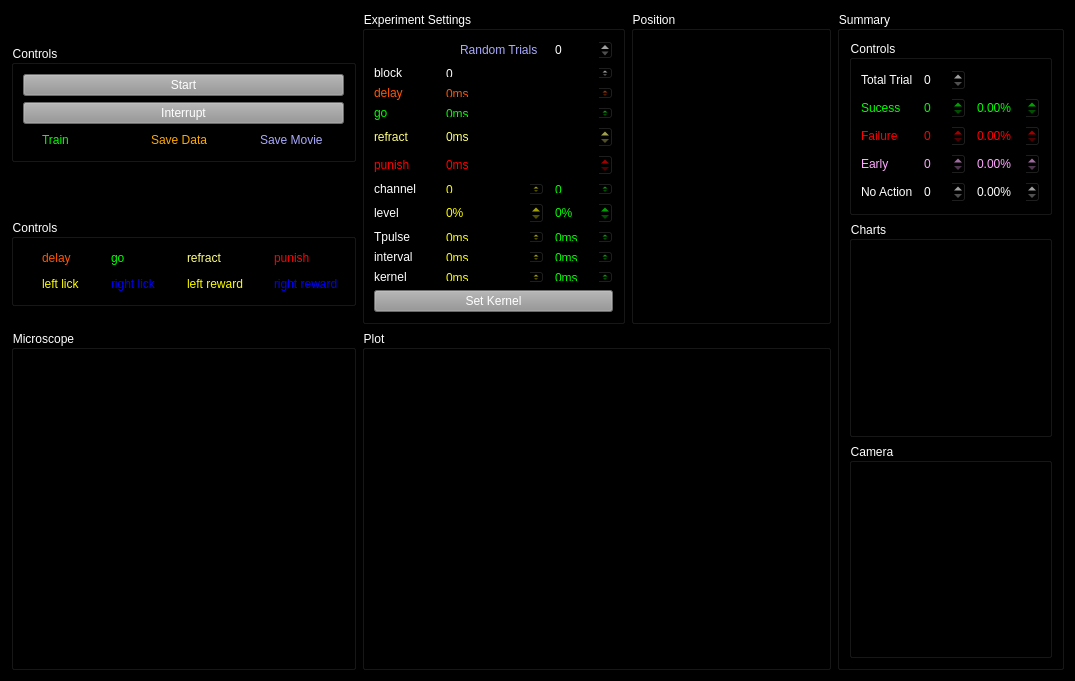
<?xml version="1.0" encoding="UTF-8"?>
<ui version="4.0">
 <class>Form</class>
 <widget class="QWidget" name="Form">
  <property name="geometry">
   <rect>
    <x>0</x>
    <y>0</y>
    <width>1075</width>
    <height>681</height>
   </rect>
  </property>
  <property name="windowTitle">
   <string>Form</string>
  </property>
  <property name="autoFillBackground">
   <bool>false</bool>
  </property>
  <property name="styleSheet">
   <string notr="true">background-color: rgb(0, 0, 0);</string>
  </property>
  <layout class="QGridLayout" name="gridLayout_2" rowstretch="0,0,0,0,0">
   <item row="0" column="0">
    <widget class="QGroupBox" name="controls_groupBox">
     <property name="sizePolicy">
      <sizepolicy hsizetype="Preferred" vsizetype="Maximum">
       <horstretch>0</horstretch>
       <verstretch>0</verstretch>
      </sizepolicy>
     </property>
     <property name="styleSheet">
      <string notr="true">color: rgb(255, 255, 255);</string>
     </property>
     <property name="title">
      <string>Controls</string>
     </property>
     <layout class="QGridLayout" name="gridLayout">
      <item row="4" column="1">
       <widget class="QCheckBox" name="save_h5_checkBox">
        <property name="styleSheet">
         <string notr="true">color:rgb(255, 170, 0)</string>
        </property>
        <property name="text">
         <string>Save Data</string>
        </property>
       </widget>
      </item>
      <item row="1" column="0" colspan="3">
       <widget class="QPushButton" name="start_pushButton">
        <property name="styleSheet">
         <string notr="true">color: rgb(255, 255, 255);
background-color: rgb(148, 148, 148);</string>
        </property>
        <property name="text">
         <string>Start</string>
        </property>
       </widget>
      </item>
      <item row="4" column="2">
       <widget class="QCheckBox" name="save_movie_checkBox">
        <property name="styleSheet">
         <string notr="true">color:rgb(170, 170, 255)</string>
        </property>
        <property name="text">
         <string>Save Movie</string>
        </property>
       </widget>
      </item>
      <item row="4" column="0">
       <widget class="QCheckBox" name="train_checkBox">
        <property name="styleSheet">
         <string notr="true">color: rgb(0, 255, 0);</string>
        </property>
        <property name="text">
         <string>Train</string>
        </property>
       </widget>
      </item>
      <item row="2" column="0" colspan="3">
       <widget class="QPushButton" name="interrupt_pushButton">
        <property name="styleSheet">
         <string notr="true">color: rgb(255, 255, 255);
background-color: rgb(148, 148, 148);</string>
        </property>
        <property name="text">
         <string>Interrupt</string>
        </property>
       </widget>
      </item>
     </layout>
    </widget>
   </item>
   <item row="1" column="0">
    <widget class="QGroupBox" name="controls_groupBox_2">
     <property name="sizePolicy">
      <sizepolicy hsizetype="Preferred" vsizetype="Maximum">
       <horstretch>0</horstretch>
       <verstretch>0</verstretch>
      </sizepolicy>
     </property>
     <property name="styleSheet">
      <string notr="true">color: rgb(255, 255, 255);</string>
     </property>
     <property name="title">
      <string>Controls</string>
     </property>
     <layout class="QGridLayout" name="gridLayout_5">
      <item row="4" column="0">
       <widget class="QCheckBox" name="left_lick_ind_checkBox">
        <property name="styleSheet">
         <string notr="true">color:rgb(255, 255, 0)</string>
        </property>
        <property name="text">
         <string>left lick</string>
        </property>
       </widget>
      </item>
      <item row="1" column="0">
       <widget class="QCheckBox" name="delay_ind_checkBox">
        <property name="styleSheet">
         <string notr="true">color: rgb(255, 85, 0);</string>
        </property>
        <property name="text">
         <string>delay</string>
        </property>
       </widget>
      </item>
      <item row="1" column="1">
       <widget class="QCheckBox" name="go_ind_checkBox">
        <property name="styleSheet">
         <string notr="true">color: rgb(0, 255, 0);</string>
        </property>
        <property name="text">
         <string>go</string>
        </property>
       </widget>
      </item>
      <item row="1" column="2">
       <widget class="QCheckBox" name="refract_ind_checkBox">
        <property name="styleSheet">
         <string notr="true">color: rgb(255, 255, 127);</string>
        </property>
        <property name="text">
         <string>refract</string>
        </property>
       </widget>
      </item>
      <item row="4" column="1">
       <widget class="QCheckBox" name="right_lick_ind_checkBox">
        <property name="styleSheet">
         <string notr="true">color: rgb(0, 0, 255);</string>
        </property>
        <property name="text">
         <string>right lick</string>
        </property>
       </widget>
      </item>
      <item row="1" column="3">
       <widget class="QCheckBox" name="punish_ind_checkBox">
        <property name="styleSheet">
         <string notr="true">color: rgb(255, 0, 0);</string>
        </property>
        <property name="text">
         <string>punish</string>
        </property>
       </widget>
      </item>
      <item row="4" column="3">
       <widget class="QCheckBox" name="right_reward_ind_checkBox">
        <property name="styleSheet">
         <string notr="true">color: rgb(0, 0, 255);</string>
        </property>
        <property name="text">
         <string>right reward</string>
        </property>
       </widget>
      </item>
      <item row="4" column="2">
       <widget class="QCheckBox" name="left_reward_ind_checkBox">
        <property name="styleSheet">
         <string notr="true">color:rgb(255, 255, 0)</string>
        </property>
        <property name="text">
         <string>left reward</string>
        </property>
       </widget>
      </item>
     </layout>
    </widget>
   </item>
   <item row="0" column="1" rowspan="2" colspan="2">
    <widget class="QGroupBox" name="control_1groupBox">
     <property name="sizePolicy">
      <sizepolicy hsizetype="Preferred" vsizetype="Preferred">
       <horstretch>0</horstretch>
       <verstretch>0</verstretch>
      </sizepolicy>
     </property>
     <property name="styleSheet">
      <string notr="true">color: rgb(255, 255, 255);</string>
     </property>
     <property name="title">
      <string>Experiment Settings</string>
     </property>
     <property name="checkable">
      <bool>false</bool>
     </property>
     <layout class="QGridLayout" name="gridLayout_3">
      <item row="1" column="1" colspan="2">
       <widget class="QDoubleSpinBox" name="block_doubleSpinBox">
        <property name="enabled">
         <bool>true</bool>
        </property>
        <property name="minimumSize">
         <size>
          <width>0</width>
          <height>12</height>
         </size>
        </property>
        <property name="suffix">
         <string/>
        </property>
        <property name="decimals">
         <number>0</number>
        </property>
       </widget>
      </item>
      <item row="10" column="0">
       <widget class="QLabel" name="label_8">
        <property name="text">
         <string>interval</string>
        </property>
       </widget>
      </item>
      <item row="1" column="0">
       <widget class="QLabel" name="label_9">
        <property name="text">
         <string>block</string>
        </property>
       </widget>
      </item>
      <item row="8" column="1">
       <widget class="QDoubleSpinBox" name="level1_doubleSpinBox">
        <property name="enabled">
         <bool>true</bool>
        </property>
        <property name="styleSheet">
         <string notr="true">color:rgb(255, 255, 0)</string>
        </property>
        <property name="suffix">
         <string>%</string>
        </property>
        <property name="decimals">
         <number>0</number>
        </property>
       </widget>
      </item>
      <item row="2" column="0">
       <widget class="QLabel" name="label">
        <property name="styleSheet">
         <string>color: rgb(255, 85, 0);</string>
        </property>
        <property name="text">
         <string>delay</string>
        </property>
       </widget>
      </item>
      <item row="8" column="2">
       <widget class="QDoubleSpinBox" name="level2_doubleSpinBox">
        <property name="enabled">
         <bool>true</bool>
        </property>
        <property name="styleSheet">
         <string notr="true">color: rgb(0, 255, 0);</string>
        </property>
        <property name="suffix">
         <string>%</string>
        </property>
        <property name="decimals">
         <number>0</number>
        </property>
       </widget>
      </item>
      <item row="5" column="0">
       <widget class="QLabel" name="label_3">
        <property name="styleSheet">
         <string>color: rgb(255, 255, 127);</string>
        </property>
        <property name="text">
         <string>refract</string>
        </property>
       </widget>
      </item>
      <item row="9" column="1">
       <widget class="QDoubleSpinBox" name="Tpulse1_doubleSpinBox">
        <property name="enabled">
         <bool>true</bool>
        </property>
        <property name="minimumSize">
         <size>
          <width>0</width>
          <height>12</height>
         </size>
        </property>
        <property name="styleSheet">
         <string notr="true">color:rgb(255, 255, 0)</string>
        </property>
        <property name="suffix">
         <string>ms</string>
        </property>
        <property name="decimals">
         <number>0</number>
        </property>
       </widget>
      </item>
      <item row="4" column="0">
       <widget class="QLabel" name="label_2">
        <property name="styleSheet">
         <string>color: rgb(0, 255, 0);</string>
        </property>
        <property name="text">
         <string>go</string>
        </property>
       </widget>
      </item>
      <item row="6" column="1" colspan="2">
       <widget class="QDoubleSpinBox" name="punish_doubleSpinBox">
        <property name="enabled">
         <bool>true</bool>
        </property>
        <property name="styleSheet">
         <string notr="true">color: rgb(255, 0, 0);</string>
        </property>
        <property name="suffix">
         <string>ms</string>
        </property>
        <property name="decimals">
         <number>0</number>
        </property>
       </widget>
      </item>
      <item row="9" column="2">
       <widget class="QDoubleSpinBox" name="Tpulse2_doubleSpinBox">
        <property name="enabled">
         <bool>true</bool>
        </property>
        <property name="minimumSize">
         <size>
          <width>0</width>
          <height>12</height>
         </size>
        </property>
        <property name="styleSheet">
         <string notr="true">color: rgb(0, 255, 0);</string>
        </property>
        <property name="suffix">
         <string>ms</string>
        </property>
        <property name="decimals">
         <number>0</number>
        </property>
       </widget>
      </item>
      <item row="4" column="1" colspan="2">
       <widget class="QDoubleSpinBox" name="go_doubleSpinBox">
        <property name="enabled">
         <bool>true</bool>
        </property>
        <property name="minimumSize">
         <size>
          <width>0</width>
          <height>12</height>
         </size>
        </property>
        <property name="styleSheet">
         <string notr="true">color: rgb(0, 255, 0);</string>
        </property>
        <property name="suffix">
         <string>ms</string>
        </property>
        <property name="decimals">
         <number>0</number>
        </property>
       </widget>
      </item>
      <item row="5" column="1" colspan="2">
       <widget class="QDoubleSpinBox" name="refract_doubleSpinBox">
        <property name="enabled">
         <bool>true</bool>
        </property>
        <property name="styleSheet">
         <string notr="true">color: rgb(255, 255, 127);</string>
        </property>
        <property name="suffix">
         <string>ms</string>
        </property>
        <property name="decimals">
         <number>0</number>
        </property>
       </widget>
      </item>
      <item row="7" column="2">
       <widget class="QDoubleSpinBox" name="channel2_doubleSpinBox">
        <property name="enabled">
         <bool>true</bool>
        </property>
        <property name="minimumSize">
         <size>
          <width>0</width>
          <height>12</height>
         </size>
        </property>
        <property name="styleSheet">
         <string notr="true">color: rgb(0, 255, 0);</string>
        </property>
        <property name="suffix">
         <string/>
        </property>
        <property name="decimals">
         <number>0</number>
        </property>
       </widget>
      </item>
      <item row="10" column="2">
       <widget class="QDoubleSpinBox" name="interval2_doubleSpinBox">
        <property name="enabled">
         <bool>true</bool>
        </property>
        <property name="minimumSize">
         <size>
          <width>0</width>
          <height>12</height>
         </size>
        </property>
        <property name="styleSheet">
         <string notr="true">color: rgb(0, 255, 0);</string>
        </property>
        <property name="suffix">
         <string>ms</string>
        </property>
        <property name="decimals">
         <number>0</number>
        </property>
       </widget>
      </item>
      <item row="2" column="1" colspan="2">
       <widget class="QDoubleSpinBox" name="delay_doubleSpinBox">
        <property name="enabled">
         <bool>true</bool>
        </property>
        <property name="minimumSize">
         <size>
          <width>0</width>
          <height>12</height>
         </size>
        </property>
        <property name="styleSheet">
         <string notr="true">color: rgb(255, 85, 0);</string>
        </property>
        <property name="suffix">
         <string>ms</string>
        </property>
        <property name="decimals">
         <number>0</number>
        </property>
       </widget>
      </item>
      <item row="10" column="1">
       <widget class="QDoubleSpinBox" name="interval1_doubleSpinBox">
        <property name="enabled">
         <bool>true</bool>
        </property>
        <property name="minimumSize">
         <size>
          <width>0</width>
          <height>12</height>
         </size>
        </property>
        <property name="styleSheet">
         <string notr="true">color:rgb(255, 255, 0)</string>
        </property>
        <property name="suffix">
         <string>ms</string>
        </property>
        <property name="decimals">
         <number>0</number>
        </property>
       </widget>
      </item>
      <item row="7" column="1">
       <widget class="QDoubleSpinBox" name="channel1_doubleSpinBox">
        <property name="enabled">
         <bool>true</bool>
        </property>
        <property name="minimumSize">
         <size>
          <width>0</width>
          <height>12</height>
         </size>
        </property>
        <property name="styleSheet">
         <string notr="true">color:rgb(255, 255, 0)</string>
        </property>
        <property name="suffix">
         <string/>
        </property>
        <property name="decimals">
         <number>0</number>
        </property>
       </widget>
      </item>
      <item row="7" column="0">
       <widget class="QLabel" name="label_5">
        <property name="text">
         <string>channel</string>
        </property>
       </widget>
      </item>
      <item row="9" column="0">
       <widget class="QLabel" name="label_7">
        <property name="text">
         <string>Tpulse</string>
        </property>
       </widget>
      </item>
      <item row="8" column="0">
       <widget class="QLabel" name="label_6">
        <property name="text">
         <string>level</string>
        </property>
       </widget>
      </item>
      <item row="6" column="0">
       <widget class="QLabel" name="label_4">
        <property name="styleSheet">
         <string>color: rgb(255, 0, 0);</string>
        </property>
        <property name="text">
         <string>punish</string>
        </property>
       </widget>
      </item>
      <item row="0" column="1">
       <widget class="QCheckBox" name="random_checkBox">
        <property name="styleSheet">
         <string notr="true">color:rgb(170, 170, 255)</string>
        </property>
        <property name="text">
         <string>Random Trials</string>
        </property>
       </widget>
      </item>
      <item row="11" column="2">
       <widget class="QDoubleSpinBox" name="kernel2_doubleSpinBox">
        <property name="enabled">
         <bool>true</bool>
        </property>
        <property name="minimumSize">
         <size>
          <width>0</width>
          <height>12</height>
         </size>
        </property>
        <property name="styleSheet">
         <string notr="true">color: rgb(0, 255, 0);</string>
        </property>
        <property name="suffix">
         <string>ms</string>
        </property>
        <property name="decimals">
         <number>0</number>
        </property>
       </widget>
      </item>
      <item row="11" column="1">
       <widget class="QDoubleSpinBox" name="kernel1_doubleSpinBox">
        <property name="enabled">
         <bool>true</bool>
        </property>
        <property name="minimumSize">
         <size>
          <width>0</width>
          <height>12</height>
         </size>
        </property>
        <property name="styleSheet">
         <string notr="true">color:rgb(255, 255, 0)</string>
        </property>
        <property name="suffix">
         <string>ms</string>
        </property>
        <property name="decimals">
         <number>0</number>
        </property>
       </widget>
      </item>
      <item row="11" column="0">
       <widget class="QLabel" name="label_10">
        <property name="text">
         <string>kernel</string>
        </property>
       </widget>
      </item>
      <item row="12" column="0" colspan="3">
       <widget class="QPushButton" name="set_kernel_pushButton">
        <property name="styleSheet">
         <string notr="true">color: rgb(255, 255, 255);
background-color: rgb(148, 148, 148);</string>
        </property>
        <property name="text">
         <string>Set Kernel</string>
        </property>
       </widget>
      </item>
      <item row="0" column="2">
       <widget class="QDoubleSpinBox" name="forced_side_doubleSpinBox">
        <property name="enabled">
         <bool>true</bool>
        </property>
        <property name="minimumSize">
         <size>
          <width>0</width>
          <height>12</height>
         </size>
        </property>
        <property name="styleSheet">
         <string notr="true">color: rgb(255, 255, 255);</string>
        </property>
        <property name="suffix">
         <string/>
        </property>
        <property name="decimals">
         <number>0</number>
        </property>
       </widget>
      </item>
     </layout>
    </widget>
   </item>
   <item row="0" column="3" rowspan="2">
    <widget class="QGroupBox" name="position_plot_groupBox">
     <property name="sizePolicy">
      <sizepolicy hsizetype="Preferred" vsizetype="Preferred">
       <horstretch>0</horstretch>
       <verstretch>0</verstretch>
      </sizepolicy>
     </property>
     <property name="minimumSize">
      <size>
       <width>200</width>
       <height>0</height>
      </size>
     </property>
     <property name="maximumSize">
      <size>
       <width>400</width>
       <height>16777215</height>
      </size>
     </property>
     <property name="styleSheet">
      <string notr="true">color: rgb(255, 255, 255);</string>
     </property>
     <property name="title">
      <string>Position</string>
     </property>
     <layout class="QVBoxLayout" name="verticalLayout_4"/>
    </widget>
   </item>
   <item row="0" column="4" rowspan="5">
    <widget class="QGroupBox" name="summary_groupBox">
     <property name="sizePolicy">
      <sizepolicy hsizetype="Preferred" vsizetype="Preferred">
       <horstretch>0</horstretch>
       <verstretch>0</verstretch>
      </sizepolicy>
     </property>
     <property name="minimumSize">
      <size>
       <width>200</width>
       <height>0</height>
      </size>
     </property>
     <property name="maximumSize">
      <size>
       <width>400</width>
       <height>16777215</height>
      </size>
     </property>
     <property name="styleSheet">
      <string notr="true">color: rgb(255, 255, 255);</string>
     </property>
     <property name="title">
      <string>Summary</string>
     </property>
     <layout class="QVBoxLayout" name="verticalLayout_7">
      <item>
       <widget class="QGroupBox" name="control_1groupBox_2">
        <property name="sizePolicy">
         <sizepolicy hsizetype="Preferred" vsizetype="Maximum">
          <horstretch>0</horstretch>
          <verstretch>0</verstretch>
         </sizepolicy>
        </property>
        <property name="styleSheet">
         <string notr="true">color: rgb(255, 255, 255);</string>
        </property>
        <property name="title">
         <string>Controls</string>
        </property>
        <layout class="QGridLayout" name="gridLayout_4">
         <item row="1" column="1">
          <widget class="QDoubleSpinBox" name="success_doubleSpinBox">
           <property name="enabled">
            <bool>true</bool>
           </property>
           <property name="styleSheet">
            <string notr="true">color: rgb(0, 255, 0)</string>
           </property>
           <property name="decimals">
            <number>0</number>
           </property>
          </widget>
         </item>
         <item row="0" column="0">
          <widget class="QLabel" name="label_20">
           <property name="styleSheet">
            <string notr="true">color: rgb(255, 255, 255);</string>
           </property>
           <property name="text">
            <string>Total Trial</string>
           </property>
          </widget>
         </item>
         <item row="1" column="2">
          <widget class="QDoubleSpinBox" name="success_percent_doubleSpinBox">
           <property name="enabled">
            <bool>true</bool>
           </property>
           <property name="styleSheet">
            <string notr="true">color: rgb(0, 255, 0)</string>
           </property>
           <property name="suffix">
            <string>%</string>
           </property>
           <property name="decimals">
            <number>2</number>
           </property>
          </widget>
         </item>
         <item row="1" column="0">
          <widget class="QLabel" name="label_21">
           <property name="styleSheet">
            <string notr="true">color: rgb(0, 255, 0)</string>
           </property>
           <property name="text">
            <string>Sucess</string>
           </property>
          </widget>
         </item>
         <item row="2" column="2">
          <widget class="QDoubleSpinBox" name="failure_percent_doubleSpinBox">
           <property name="enabled">
            <bool>true</bool>
           </property>
           <property name="styleSheet">
            <string notr="true">color:rgb(255, 0, 0)</string>
           </property>
           <property name="suffix">
            <string>%</string>
           </property>
           <property name="decimals">
            <number>2</number>
           </property>
          </widget>
         </item>
         <item row="2" column="1">
          <widget class="QDoubleSpinBox" name="failure_doubleSpinBox">
           <property name="enabled">
            <bool>true</bool>
           </property>
           <property name="styleSheet">
            <string notr="true">color:rgb(255, 0, 0)</string>
           </property>
           <property name="decimals">
            <number>0</number>
           </property>
          </widget>
         </item>
         <item row="2" column="0">
          <widget class="QLabel" name="label_23">
           <property name="styleSheet">
            <string notr="true">color:rgb(255, 0, 0)</string>
           </property>
           <property name="text">
            <string>Failure</string>
           </property>
          </widget>
         </item>
         <item row="4" column="2">
          <widget class="QDoubleSpinBox" name="idle_percent_doubleSpinBox">
           <property name="enabled">
            <bool>true</bool>
           </property>
           <property name="styleSheet">
            <string notr="true"/>
           </property>
           <property name="suffix">
            <string>%</string>
           </property>
           <property name="decimals">
            <number>2</number>
           </property>
          </widget>
         </item>
         <item row="4" column="0">
          <widget class="QLabel" name="label_24">
           <property name="styleSheet">
            <string notr="true"/>
           </property>
           <property name="text">
            <string>No Action</string>
           </property>
          </widget>
         </item>
         <item row="4" column="1">
          <widget class="QDoubleSpinBox" name="idle_doubleSpinBox">
           <property name="enabled">
            <bool>true</bool>
           </property>
           <property name="styleSheet">
            <string notr="true"/>
           </property>
           <property name="decimals">
            <number>0</number>
           </property>
          </widget>
         </item>
         <item row="0" column="1">
          <widget class="QDoubleSpinBox" name="trial_doubleSpinBox">
           <property name="enabled">
            <bool>true</bool>
           </property>
           <property name="styleSheet">
            <string notr="true">color: rgb(255, 255, 255);</string>
           </property>
           <property name="decimals">
            <number>0</number>
           </property>
          </widget>
         </item>
         <item row="3" column="0">
          <widget class="QLabel" name="label_25">
           <property name="styleSheet">
            <string notr="true">color: rgb(255, 170, 255);</string>
           </property>
           <property name="text">
            <string>Early</string>
           </property>
          </widget>
         </item>
         <item row="3" column="1">
          <widget class="QDoubleSpinBox" name="early_doubleSpinBox">
           <property name="enabled">
            <bool>true</bool>
           </property>
           <property name="styleSheet">
            <string notr="true">color: rgb(255, 170, 255);</string>
           </property>
           <property name="decimals">
            <number>0</number>
           </property>
          </widget>
         </item>
         <item row="3" column="2">
          <widget class="QDoubleSpinBox" name="early_percent_doubleSpinBox">
           <property name="enabled">
            <bool>true</bool>
           </property>
           <property name="styleSheet">
            <string notr="true">color: rgb(255, 170, 255);</string>
           </property>
           <property name="suffix">
            <string>%</string>
           </property>
           <property name="decimals">
            <number>2</number>
           </property>
          </widget>
         </item>
        </layout>
       </widget>
      </item>
      <item>
       <widget class="QGroupBox" name="aux_plot_groupBox">
        <property name="sizePolicy">
         <sizepolicy hsizetype="Preferred" vsizetype="Preferred">
          <horstretch>0</horstretch>
          <verstretch>0</verstretch>
         </sizepolicy>
        </property>
        <property name="minimumSize">
         <size>
          <width>200</width>
          <height>0</height>
         </size>
        </property>
        <property name="maximumSize">
         <size>
          <width>400</width>
          <height>16777215</height>
         </size>
        </property>
        <property name="styleSheet">
         <string notr="true">color: rgb(255, 255, 255);</string>
        </property>
        <property name="title">
         <string>Charts</string>
        </property>
        <layout class="QVBoxLayout" name="verticalLayout"/>
       </widget>
      </item>
      <item>
       <widget class="QGroupBox" name="camera_groupBox">
        <property name="minimumSize">
         <size>
          <width>0</width>
          <height>0</height>
         </size>
        </property>
        <property name="styleSheet">
         <string notr="true">color: rgb(255, 255, 255);</string>
        </property>
        <property name="title">
         <string>Camera</string>
        </property>
        <layout class="QVBoxLayout" name="verticalLayout_2"/>
       </widget>
      </item>
     </layout>
    </widget>
   </item>
   <item row="2" column="1" rowspan="3" colspan="3">
    <widget class="QGroupBox" name="plot_groupBox">
     <property name="sizePolicy">
      <sizepolicy hsizetype="Preferred" vsizetype="Expanding">
       <horstretch>0</horstretch>
       <verstretch>0</verstretch>
      </sizepolicy>
     </property>
     <property name="minimumSize">
      <size>
       <width>0</width>
       <height>0</height>
      </size>
     </property>
     <property name="styleSheet">
      <string notr="true">color: rgb(255, 255, 255);</string>
     </property>
     <property name="title">
      <string>Plot</string>
     </property>
     <layout class="QVBoxLayout" name="verticalLayout_3"/>
    </widget>
   </item>
   <item row="2" column="0" rowspan="3">
    <widget class="QGroupBox" name="microscope_groupBox">
     <property name="sizePolicy">
      <sizepolicy hsizetype="Preferred" vsizetype="Expanding">
       <horstretch>0</horstretch>
       <verstretch>0</verstretch>
      </sizepolicy>
     </property>
     <property name="minimumSize">
      <size>
       <width>0</width>
       <height>0</height>
      </size>
     </property>
     <property name="styleSheet">
      <string notr="true">color: rgb(255, 255, 255);</string>
     </property>
     <property name="title">
      <string>Microscope</string>
     </property>
     <layout class="QVBoxLayout" name="verticalLayout_5"/>
    </widget>
   </item>
  </layout>
 </widget>
 <resources/>
 <connections/>
</ui>
